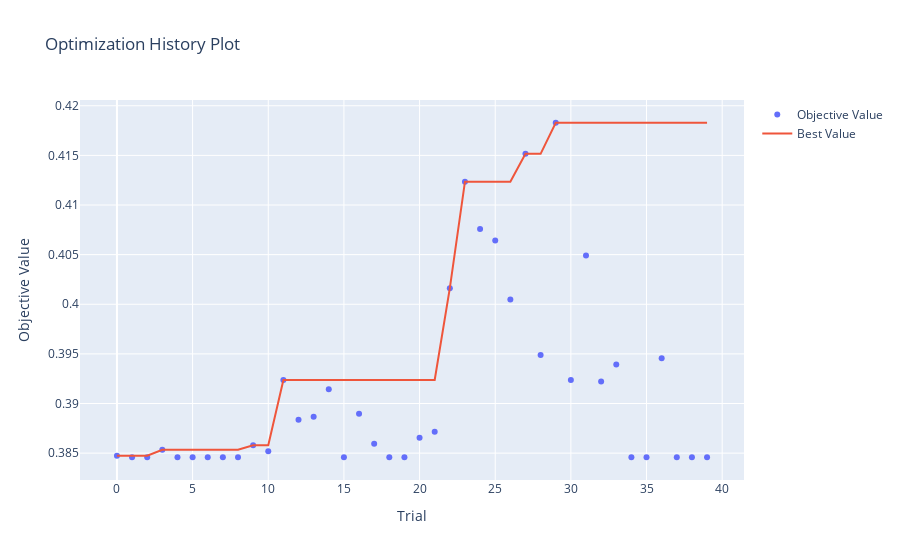
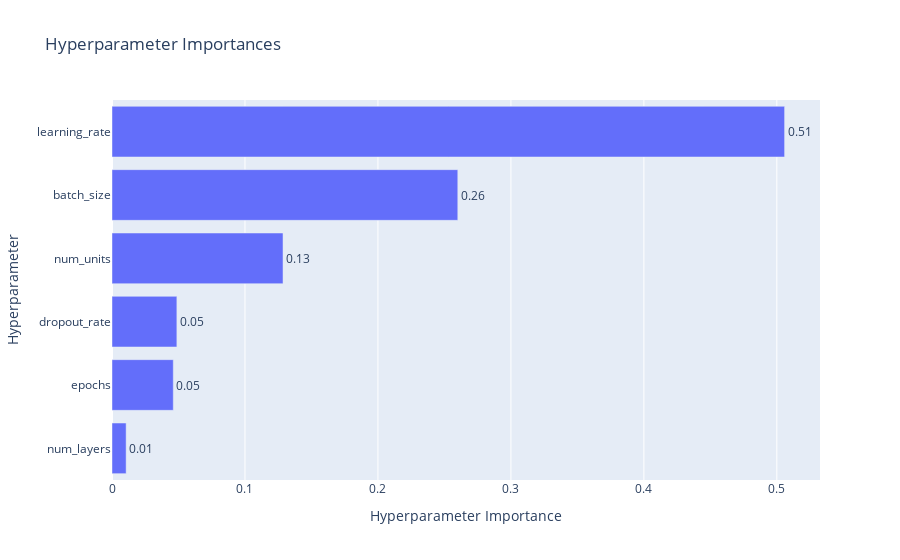

The notebook cell saved with these charts, in order:
### Code cell
# Visualizations
vis.plot_optimization_history(study_ann).show()
vis.plot_param_importances(study_ann).show()

### Figure 1 — Plotly figure (JSON) as saved in the notebook; plotly's stock layout.template omitted (floating-point values rounded to 4 significant figures)
{"data": [{"mode": "markers", "name": "Objective Value", "x": [0, 1, 2, 3, 4, 5, 6, 7, 8, 9, 10, 11, 12, 13, 14, 15, 16, 17, 18, 19, 20, 21, 22, 23, 24, 25, 26, 27, 28, 29, 30, 31, 32, 33, 34, 35, 36, 37, 38, 39], "y": [0.3847, 0.3846, 0.3846, 0.3853, 0.3846, 0.3846, 0.3846, 0.3846, 0.3846, 0.3858, 0.3852, 0.3924, 0.3884, 0.3887, 0.3914, 0.3846, 0.389, 0.3859, 0.3846, 0.3846, 0.3865, 0.3871, 0.4016, 0.4124, 0.4076, 0.4064, 0.4005, 0.4152, 0.3949, 0.4183, 0.3924, 0.4049, 0.3922, 0.3939, 0.3846, 0.3846, 0.3946, 0.3846, 0.3846, 0.3846], "type": "scatter"}, {"mode": "lines", "name": "Best Value", "x": [0, 1, 2, 3, 4, 5, 6, 7, 8, 9, 10, 11, 12, 13, 14, 15, 16, 17, 18, 19, 20, 21, 22, 23, 24, 25, 26, 27, 28, 29, 30, 31, 32, 33, 34, 35, 36, 37, 38, 39], "y": [0.3847, 0.3847, 0.3847, 0.3853, 0.3853, 0.3853, 0.3853, 0.3853, 0.3853, 0.3858, 0.3858, 0.3924, 0.3924, 0.3924, 0.3924, 0.3924, 0.3924, 0.3924, 0.3924, 0.3924, 0.3924, 0.3924, 0.4016, 0.4124, 0.4124, 0.4124, 0.4124, 0.4152, 0.4152, 0.4183, 0.4183, 0.4183, 0.4183, 0.4183, 0.4183, 0.4183, 0.4183, 0.4183, 0.4183, 0.4183], "type": "scatter"}, {"marker": {"color": "#cccccc"}, "mode": "markers", "name": "Infeasible Trial", "showlegend": false, "x": [], "y": [], "type": "scatter"}], "layout": {"title": {"text": "Optimization History Plot"}, "xaxis": {"title": {"text": "Trial"}}, "yaxis": {"title": {"text": "Objective Value"}}}}

### Figure 2 — Plotly figure (JSON) as saved in the notebook; plotly's stock layout.template omitted (floating-point values rounded to 4 significant figures)
{"data": [{"cliponaxis": false, "hovertemplate": ["num_layers (IntDistribution): 0.01062381510724157<extra></extra>", "epochs (IntDistribution): 0.046084741276315226<extra></extra>", "dropout_rate (FloatDistribution): 0.048788959843376806<extra></extra>", "num_units (IntDistribution): 0.12861608052756948<extra></extra>", "batch_size (CategoricalDistribution): 0.2600534656539085<extra></extra>", "learning_rate (FloatDistribution): 0.5058329375915885<extra></extra>"], "name": "Objective Value", "orientation": "h", "text": ["0.01", "0.05", "0.05", "0.13", "0.26", "0.51"], "textposition": "outside", "x": [0.01062, 0.04608, 0.04879, 0.1286, 0.2601, 0.5058], "y": ["num_layers", "epochs", "dropout_rate", "num_units", "batch_size", "learning_rate"], "type": "bar"}], "layout": {"title": {"text": "Hyperparameter Importances"}, "xaxis": {"title": {"text": "Hyperparameter Importance"}}, "yaxis": {"title": {"text": "Hyperparameter"}}}}
